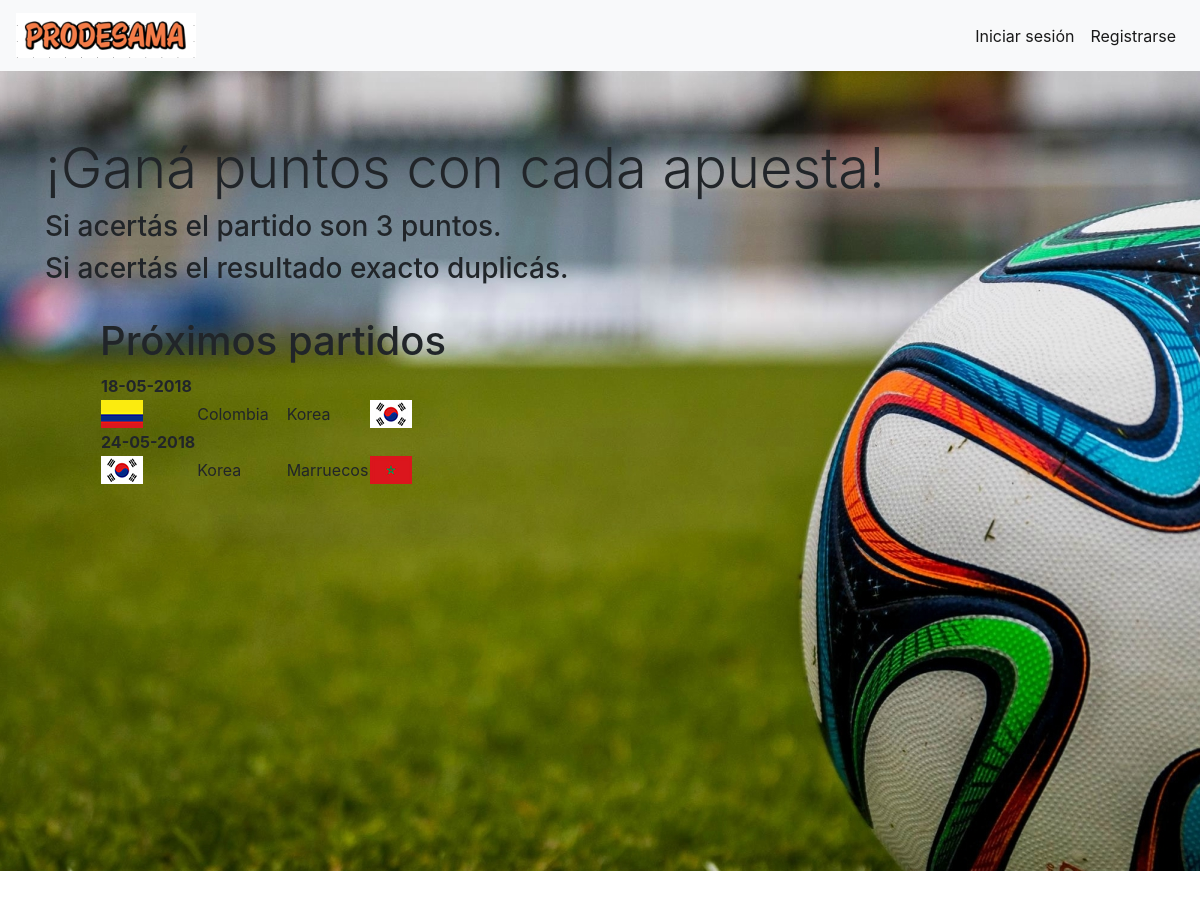
The app's page /, older data.
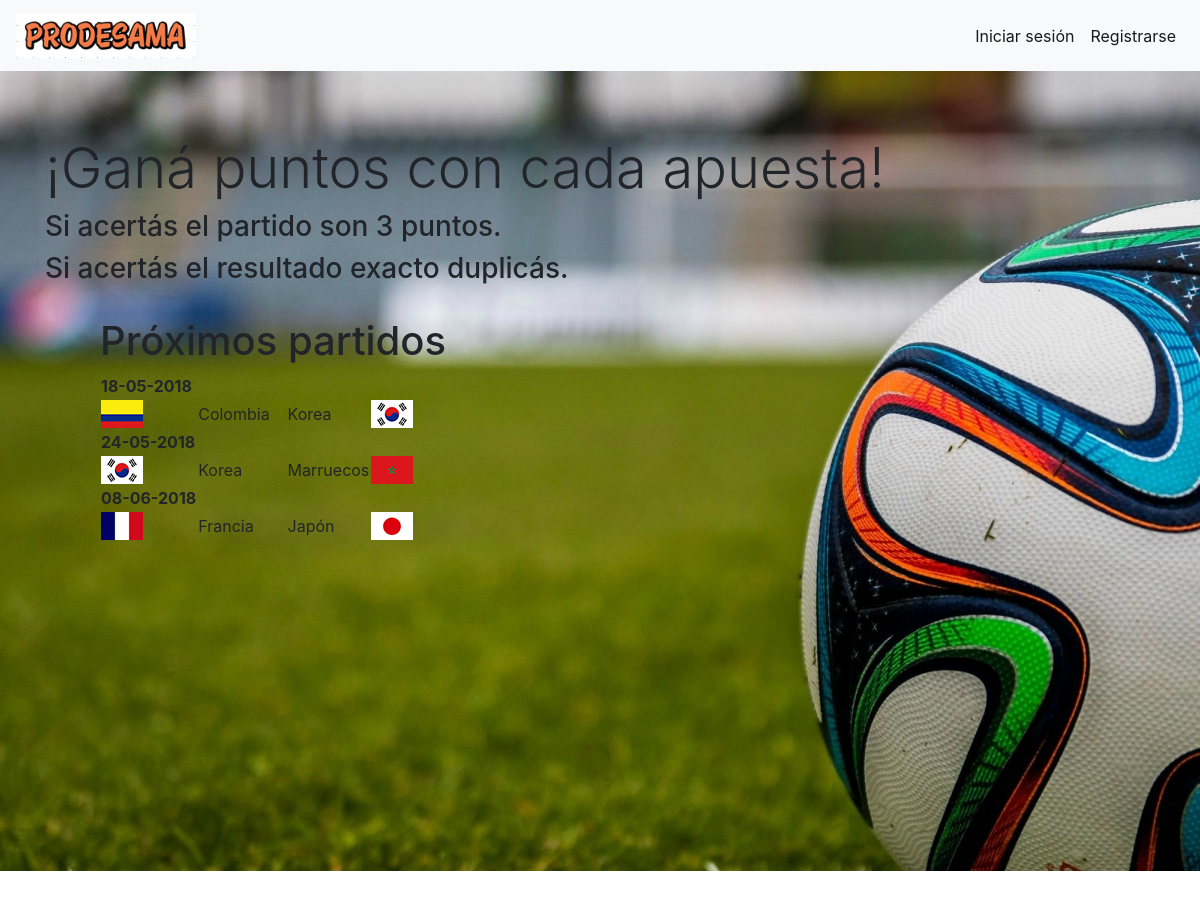
The same page, newer data.
### prode/models.py (models this page shows, shortened)
class Match(models.Model):
    start = models.DateTimeField()
    end = models.DateTimeField()
    team1 = models.ForeignKey(Team, on_delete=models.CASCADE, related_name='+')
    team2 = models.ForeignKey(Team, on_delete=models.CASCADE, related_name='+')
    team1_score = models.PositiveIntegerField(default=0)
    team2_score = models.PositiveIntegerField(default=0)

class Team(models.Model):
    name = models.CharField(max_length=50)
    flag = models.ImageField(upload_to='prode/images/flags/')

### prode/views.py (the view)
# urls.py: path('', views.MatchView.as_view(), name='index'),
class MatchView(generic.ListView):
    template_name = 'prode/index.html'
    context_object_name = 'match_list'
    def get_queryset(self):
        return Match.objects.all()

### prode/templates/prode/index.html
{% extends "prode/base.html" %}
{% load static %}
{% block body_block %}
<div class="jumbotron jumbotron-fluid" style="background-size: 100%; background: url({% static 'prode/images/pelota.jpg' %})no-repeat center; min-height: 100vh;">
    <div class="container">
        <h1 class="display-4">¡Ganá puntos con cada apuesta!</h1>
        <h3 class="display-6">Si acertás el partido son 3 puntos.</h2>
        <h3 class="display-6">Si acertás el resultado exacto duplicás.</h2>
    </div>
    <br>
    <div style="position: absolute; left: 100px">
        <h1>Próximos partidos</h1>
            <div class="lista-proximos-partidos">
            <table>
                {% for match in match_list %}
                    <tr>
                        <th>{{ match.start|date:'d-m-Y' }}</th>
                    </tr>
                    <tr>
                        <td><img src="{{ 'static/' }}{{ match.team1.flag }}" alt="Bandera"></td>
                        <td>{{ match.team1.name }}</td>
                        <td></td>
                        <td></td>
                        <td></td>
                        <td></td>
                        <td></td>
                        <td></td>
                        <td></td>
                        <td></td>
                        <td>{{ match.team2.name }}</td>
                        <td><img src="{{ 'static/' }}{{ match.team2.flag }}" alt="Bandera"></td>
                    </tr>
                {% endfor %}
            </table>
        </div>
    </div>
</div>
{% endblock %}

Row changes from the older to the newer data that the page shows:
added Match: start "08-06-2018", team1.flag (picture), team1.name "Francia", team2.name "Japón", team2.flag (picture)
